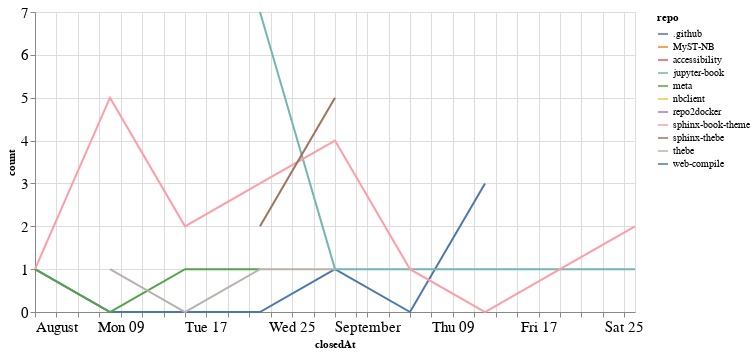

Notebook source saved alongside this figure:
### Code cell
closed_by_time = closed_by.groupby('repo').resample('W', on='closedAt').count()['author'].reset_index()
closed_by_time = closed_by_time.rename(columns={'author': 'count'})

alt.Chart(closed_by_time, width=600).mark_line().encode(
    x='closedAt',
    y='count',
    color='repo',
    tooltip="repo"
)

### Figure 1 — Vega-Lite specification as saved in the notebook (floating-point values rounded to 4 significant figures)
{"config": {"axisLeft": {"labelFontSize": 15}, "axisBottom": {"labelFontSize": 15}}, "data": {"name": "data-bd145e6829202ff89a4653acb0d50ecd"}, "mark": "line", "encoding": {"color": {"type": "nominal", "field": "repo"}, "tooltip": {"type": "nominal", "field": "repo"}, "x": {"type": "temporal", "field": "closedAt"}, "y": {"type": "quantitative", "field": "count"}}, "width": 600, "$schema": "https://vega.github.io/schema/vega-lite/v4.8.1.json", "datasets": {"data-bd145e6829202ff89a4653acb0d50ecd": [{"repo": ".github", "closedAt": "2021-08-01T00:00:00", "count": 1}, {"repo": ".github", "closedAt": "2021-08-08T00:00:00", "count": 0}, {"repo": ".github", "closedAt": "2021-08-15T00:00:00", "count": 0}, {"repo": ".github", "closedAt": "2021-08-22T00:00:00", "count": 0}, {"repo": ".github", "closedAt": "2021-08-29T00:00:00", "count": 1}, {"repo": ".github", "closedAt": "2021-09-05T00:00:00", "count": 0}, {"repo": ".github", "closedAt": "2021-09-12T00:00:00", "count": 3}, {"repo": "MyST-NB", "closedAt": "2021-08-08T00:00:00", "count": 2}, {"repo": "accessibility", "closedAt": "2021-08-29T00:00:00", "count": 2}, {"repo": "jupyter-book", "closedAt": "2021-08-22T00:00:00", "count": 7}, {"repo": "jupyter-book", "closedAt": "2021-08-29T00:00:00", "count": 1}, {"repo": "jupyter-book", "closedAt": "2021-09-05T00:00:00", "count": 1}, {"repo": "jupyter-book", "closedAt": "2021-09-12T00:00:00", "count": 1}, {"repo": "jupyter-book", "closedAt": "2021-09-19T00:00:00", "count": 1}, {"repo": "jupyter-book", "closedAt": "2021-09-26T00:00:00", "count": 1}, {"repo": "meta", "closedAt": "2021-08-01T00:00:00", "count": 1}, {"repo": "meta", "closedAt": "2021-08-08T00:00:00", "count": 0}, {"repo": "meta", "closedAt": "2021-08-15T00:00:00", "count": 1}, {"repo": "meta", "closedAt": "2021-08-22T00:00:00", "count": 1}, {"repo": "nbclient", "closedAt": "2021-09-19T00:00:00", "count": 1}, {"repo": "repo2docker", "closedAt": "2021-09-19T00:00:00", "count": 1}, {"repo": "sphinx-book-theme", "closedAt": "2021-08-01T00:00:00", "count": 1}, {"repo": "sphinx-book-theme", "closedAt": "2021-08-08T00:00:00", "count": 5}, {"repo": "sphinx-book-theme", "closedAt": "2021-08-15T00:00:00", "count": 2}, {"repo": "sphinx-book-theme", "closedAt": "2021-08-22T00:00:00", "count": 3}, {"repo": "sphinx-book-theme", "closedAt": "2021-08-29T00:00:00", "count": 4}, {"repo": "sphinx-book-theme", "closedAt": "2021-09-05T00:00:00", "count": 1}, {"repo": "sphinx-book-theme", "closedAt": "2021-09-12T00:00:00", "count": 0}, {"repo": "sphinx-book-theme", "closedAt": "2021-09-19T00:00:00", "count": 1}, {"repo": "sphinx-book-theme", "closedAt": "2021-09-26T00:00:00", "count": 2}, {"repo": "sphinx-thebe", "closedAt": "2021-08-22T00:00:00", "count": 2}, {"repo": "sphinx-thebe", "closedAt": "2021-08-29T00:00:00", "count": 5}, {"repo": "thebe", "closedAt": "2021-08-08T00:00:00", "count": 1}, {"repo": "thebe", "closedAt": "2021-08-15T00:00:00", "count": 0}, {"repo": "thebe", "closedAt": "2021-08-22T00:00:00", "count": 1}, {"repo": "thebe", "closedAt": "2021-08-29T00:00:00", "count": 1}, {"repo": "web-compile", "closedAt": "2021-09-26T00:00:00", "count": 1}]}}
